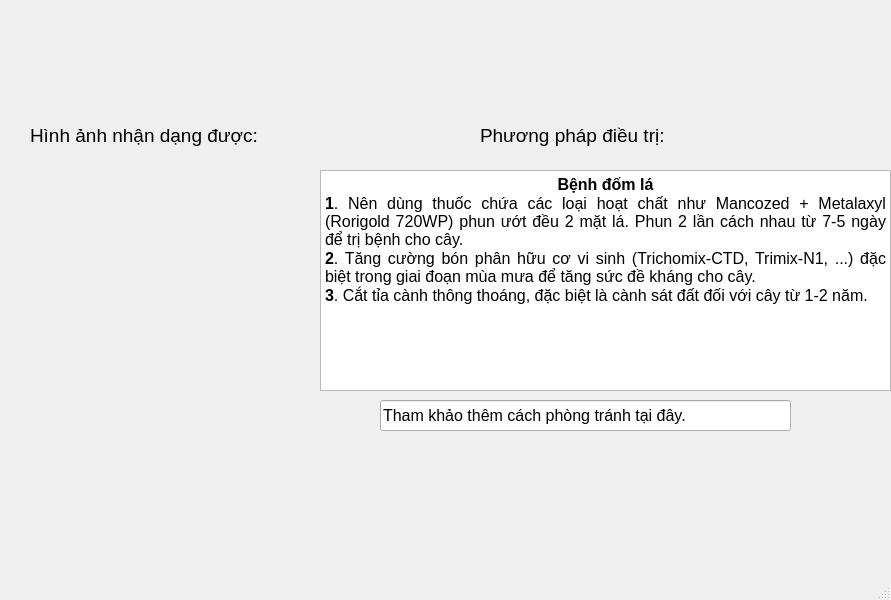
<?xml version="1.0" encoding="UTF-8"?>
<ui version="4.0">
 <class>MainWindow</class>
 <widget class="QMainWindow" name="MainWindow">
  <property name="geometry">
   <rect>
    <x>0</x>
    <y>0</y>
    <width>891</width>
    <height>600</height>
   </rect>
  </property>
  <property name="windowTitle">
   <string>MainWindow</string>
  </property>
  <widget class="QWidget" name="centralwidget">
   <widget class="QLabel" name="label">
    <property name="geometry">
     <rect>
      <x>30</x>
      <y>110</y>
      <width>271</width>
      <height>51</height>
     </rect>
    </property>
    <property name="font">
     <font>
      <pointsize>14</pointsize>
     </font>
    </property>
    <property name="text">
     <string>Hình ảnh nhận dạng được:</string>
    </property>
   </widget>
   <widget class="QLabel" name="label_2">
    <property name="geometry">
     <rect>
      <x>480</x>
      <y>110</y>
      <width>271</width>
      <height>51</height>
     </rect>
    </property>
    <property name="font">
     <font>
      <pointsize>14</pointsize>
     </font>
    </property>
    <property name="text">
     <string>Phương pháp điều trị:</string>
    </property>
   </widget>
   <widget class="QTextEdit" name="textEdit">
    <property name="geometry">
     <rect>
      <x>320</x>
      <y>170</y>
      <width>571</width>
      <height>221</height>
     </rect>
    </property>
    <property name="html">
     <string>&lt;!DOCTYPE HTML PUBLIC &quot;-//W3C//DTD HTML 4.0//EN&quot; &quot;http://www.w3.org/TR/REC-html40/strict.dtd&quot;&gt;
&lt;html&gt;&lt;head&gt;&lt;meta name=&quot;qrichtext&quot; content=&quot;1&quot; /&gt;&lt;style type=&quot;text/css&quot;&gt;
p, li { white-space: pre-wrap; }
&lt;/style&gt;&lt;/head&gt;&lt;body style=&quot; font-family:'MS Shell Dlg 2'; font-size:7.8pt; font-weight:400; font-style:normal;&quot;&gt;
&lt;p align=&quot;center&quot; style=&quot; margin-top:0px; margin-bottom:0px; margin-left:0px; margin-right:0px; -qt-block-indent:0; text-indent:0px;&quot;&gt;&lt;span style=&quot; font-size:12pt; font-weight:600;&quot;&gt;Bệnh đốm lá&lt;/span&gt;&lt;/p&gt;
&lt;p align=&quot;justify&quot; style=&quot; margin-top:0px; margin-bottom:0px; margin-left:0px; margin-right:0px; -qt-block-indent:0; text-indent:0px;&quot;&gt;&lt;span style=&quot; font-size:12pt; font-weight:600;&quot;&gt;1&lt;/span&gt;&lt;span style=&quot; font-size:12pt;&quot;&gt;. Nên dùng thuốc chứa các loại hoạt chất như Mancozed + Metalaxyl (Rorigold 720WP) phun ướt đều 2 mặt lá. Phun 2 lần cách nhau từ 7-5 ngày để trị bệnh cho cây.&lt;/span&gt;&lt;/p&gt;
&lt;p align=&quot;justify&quot; style=&quot; margin-top:0px; margin-bottom:0px; margin-left:0px; margin-right:0px; -qt-block-indent:0; text-indent:0px;&quot;&gt;&lt;span style=&quot; font-size:12pt; font-weight:600;&quot;&gt;2&lt;/span&gt;&lt;span style=&quot; font-size:12pt;&quot;&gt;. Tăng cường bón phân hữu cơ vi sinh (Trichomix-CTD, Trimix-N1, ...) đặc biệt trong giai đoạn mùa mưa để tăng sức đề kháng cho cây.&lt;/span&gt;&lt;/p&gt;
&lt;p align=&quot;justify&quot; style=&quot; margin-top:0px; margin-bottom:0px; margin-left:0px; margin-right:0px; -qt-block-indent:0; text-indent:0px;&quot;&gt;&lt;span style=&quot; font-size:12pt; font-weight:600;&quot;&gt;3&lt;/span&gt;&lt;span style=&quot; font-size:12pt;&quot;&gt;. Cắt tỉa cành thông thoáng, đặc biệt là cành sát đất đối với cây từ 1-2 năm.&lt;/span&gt;&lt;/p&gt;&lt;/body&gt;&lt;/html&gt;</string>
    </property>
   </widget>
   <widget class="QLineEdit" name="lineEdit">
    <property name="geometry">
     <rect>
      <x>380</x>
      <y>400</y>
      <width>411</width>
      <height>31</height>
     </rect>
    </property>
    <property name="font">
     <font>
      <pointsize>12</pointsize>
     </font>
    </property>
    <property name="text">
     <string>Tham khảo thêm cách phòng tránh tại đây.</string>
    </property>
   </widget>
  </widget>
  <widget class="QMenuBar" name="menubar">
   <property name="geometry">
    <rect>
     <x>0</x>
     <y>0</y>
     <width>891</width>
     <height>26</height>
    </rect>
   </property>
  </widget>
  <widget class="QStatusBar" name="statusbar"/>
 </widget>
 <resources/>
 <connections/>
</ui>
